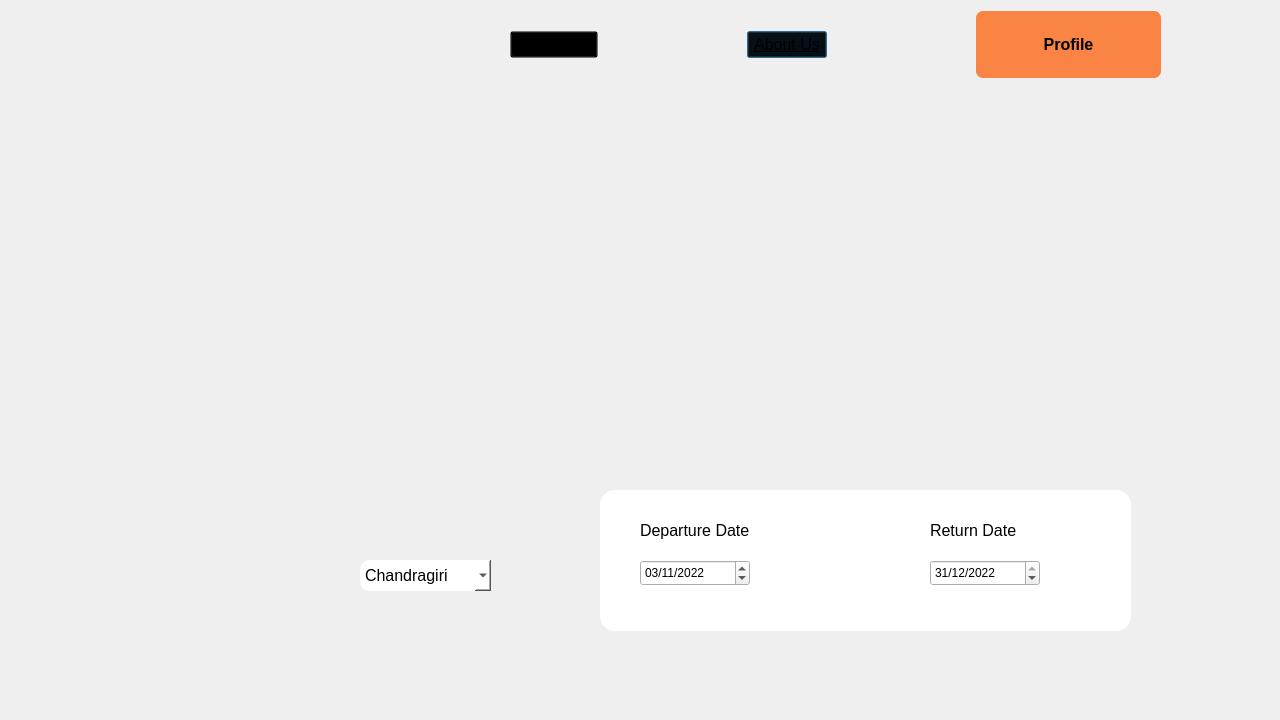
<?xml version="1.0" encoding="UTF-8"?>
<ui version="4.0">
 <class>BookNow</class>
 <widget class="QDialog" name="BookNow">
  <property name="geometry">
   <rect>
    <x>0</x>
    <y>0</y>
    <width>1280</width>
    <height>720</height>
   </rect>
  </property>
  <property name="windowTitle">
   <string>Dialog</string>
  </property>
  <property name="styleSheet">
   <string notr="true">#BookNow{
background-image: url(:/images/images/BookNow_bgNew.png) ;
}</string>
  </property>
  <widget class="QLabel" name="logo">
   <property name="geometry">
    <rect>
     <x>60</x>
     <y>30</y>
     <width>211</width>
     <height>41</height>
    </rect>
   </property>
   <property name="styleSheet">
    <string notr="true">background-repeat:no-repeat;
background-image: url(:/images/travelSphere.png);</string>
   </property>
   <property name="text">
    <string/>
   </property>
  </widget>
  <widget class="QLabel" name="image01">
   <property name="geometry">
    <rect>
     <x>50</x>
     <y>110</y>
     <width>1151</width>
     <height>291</height>
    </rect>
   </property>
   <property name="styleSheet">
    <string notr="true">background-image: url(:/images/images/TimeToTravel.png) ;</string>
   </property>
   <property name="text">
    <string/>
   </property>
  </widget>
  <widget class="QLabel" name="image02">
   <property name="geometry">
    <rect>
     <x>30</x>
     <y>420</y>
     <width>1171</width>
     <height>241</height>
    </rect>
   </property>
   <property name="styleSheet">
    <string notr="true">#image02{
background-image: url(:/images/images/Btm-box(BookNow).png); 
}</string>
   </property>
   <property name="text">
    <string/>
   </property>
  </widget>
  <widget class="QLabel" name="label">
   <property name="geometry">
    <rect>
     <x>100</x>
     <y>510</y>
     <width>221</width>
     <height>125</height>
    </rect>
   </property>
   <property name="styleSheet">
    <string notr="true">background-image: url(:/images/images/from.png) ;</string>
   </property>
   <property name="text">
    <string/>
   </property>
  </widget>
  <widget class="QLabel" name="label_2">
   <property name="geometry">
    <rect>
     <x>300</x>
     <y>510</y>
     <width>225</width>
     <height>125</height>
    </rect>
   </property>
   <property name="styleSheet">
    <string notr="true">background-image: url(:/images/images/To.png) ; </string>
   </property>
   <property name="text">
    <string/>
   </property>
  </widget>
  <widget class="QFrame" name="frame">
   <property name="geometry">
    <rect>
     <x>600</x>
     <y>490</y>
     <width>531</width>
     <height>141</height>
    </rect>
   </property>
   <property name="styleSheet">
    <string notr="true">#frame{
background-color: white ;
border-radius: 15px; 
}</string>
   </property>
   <property name="frameShape">
    <enum>QFrame::StyledPanel</enum>
   </property>
   <property name="frameShadow">
    <enum>QFrame::Raised</enum>
   </property>
   <widget class="QLabel" name="label_3">
    <property name="geometry">
     <rect>
      <x>40</x>
      <y>30</y>
      <width>151</width>
      <height>21</height>
     </rect>
    </property>
    <property name="font">
     <font>
      <pointsize>12</pointsize>
     </font>
    </property>
    <property name="text">
     <string>Departure Date</string>
    </property>
   </widget>
   <widget class="QLabel" name="label_4">
    <property name="geometry">
     <rect>
      <x>330</x>
      <y>30</y>
      <width>151</width>
      <height>21</height>
     </rect>
    </property>
    <property name="font">
     <font>
      <pointsize>12</pointsize>
     </font>
    </property>
    <property name="text">
     <string>Return Date</string>
    </property>
   </widget>
   <widget class="QDateEdit" name="dateEdit">
    <property name="geometry">
     <rect>
      <x>40</x>
      <y>70</y>
      <width>110</width>
      <height>26</height>
     </rect>
    </property>
    <property name="dateTime">
     <datetime>
      <hour>0</hour>
      <minute>0</minute>
      <second>0</second>
      <year>2022</year>
      <month>11</month>
      <day>3</day>
     </datetime>
    </property>
    <property name="displayFormat">
     <string>dd/M/yyyy</string>
    </property>
   </widget>
   <widget class="QDateEdit" name="dateEdit_2">
    <property name="geometry">
     <rect>
      <x>330</x>
      <y>70</y>
      <width>110</width>
      <height>26</height>
     </rect>
    </property>
    <property name="dateTime">
     <datetime>
      <hour>0</hour>
      <minute>0</minute>
      <second>0</second>
      <year>2022</year>
      <month>12</month>
      <day>31</day>
     </datetime>
    </property>
    <property name="displayFormat">
     <string>d/M/yyyy</string>
    </property>
   </widget>
  </widget>
  <widget class="QComboBox" name="destination">
   <property name="geometry">
    <rect>
     <x>360</x>
     <y>560</y>
     <width>131</width>
     <height>31</height>
    </rect>
   </property>
   <property name="font">
    <font>
     <pointsize>12</pointsize>
    </font>
   </property>
   <property name="styleSheet">
    <string notr="true">#destination{
color: black ; 
background-color:white;
border-radius:10px;

}</string>
   </property>
   <item>
    <property name="text">
     <string>Chandragiri</string>
    </property>
   </item>
   <item>
    <property name="text">
     <string>Thousand Steps</string>
    </property>
   </item>
   <item>
    <property name="text">
     <string>Pokhara</string>
    </property>
   </item>
   <item>
    <property name="text">
     <string>Nagarkot</string>
    </property>
   </item>
  </widget>
  <widget class="QWidget" name="">
   <property name="geometry">
    <rect>
     <x>510</x>
     <y>10</y>
     <width>651</width>
     <height>69</height>
    </rect>
   </property>
   <layout class="QHBoxLayout" name="horizontalLayout_2">
    <item>
     <layout class="QHBoxLayout" name="horizontalLayout">
      <item>
       <widget class="QPushButton" name="ContactUs_PushButton">
        <property name="font">
         <font>
          <pointsize>12</pointsize>
          <underline>true</underline>
         </font>
        </property>
        <property name="mouseTracking">
         <bool>false</bool>
        </property>
        <property name="styleSheet">
         <string notr="true">background-color: transparent ;</string>
        </property>
        <property name="text">
         <string>Contact Us</string>
        </property>
        <property name="autoDefault">
         <bool>false</bool>
        </property>
       </widget>
      </item>
      <item>
       <spacer name="horizontalSpacer">
        <property name="orientation">
         <enum>Qt::Horizontal</enum>
        </property>
        <property name="sizeHint" stdset="0">
         <size>
          <width>40</width>
          <height>20</height>
         </size>
        </property>
       </spacer>
      </item>
      <item>
       <widget class="QPushButton" name="AboutUs_PushButton">
        <property name="font">
         <font>
          <pointsize>12</pointsize>
          <underline>true</underline>
         </font>
        </property>
        <property name="styleSheet">
         <string notr="true">background-color: transparent ;</string>
        </property>
        <property name="text">
         <string>About Us</string>
        </property>
       </widget>
      </item>
      <item>
       <spacer name="horizontalSpacer_2">
        <property name="orientation">
         <enum>Qt::Horizontal</enum>
        </property>
        <property name="sizeHint" stdset="0">
         <size>
          <width>40</width>
          <height>20</height>
         </size>
        </property>
       </spacer>
      </item>
     </layout>
    </item>
    <item>
     <widget class="QPushButton" name="Profile_PushButton">
      <property name="font">
       <font>
        <pointsize>12</pointsize>
        <bold>true</bold>
       </font>
      </property>
      <property name="styleSheet">
       <string notr="true">display: flex;
flex-direction: row;
justify-content: center;
align-items: center;
padding: 10.6523px 28.4062px;
gap: 1.78px;

width: 129.44px;
height: 44.52px;

background: #FA8443;
border-radius: 7.10156px;

/* Inside auto layout */

flex: none;
order: 2;
flex-grow: 0;</string>
      </property>
      <property name="text">
       <string>Profile</string>
      </property>
     </widget>
    </item>
   </layout>
  </widget>
 </widget>
 <resources/>
 <connections/>
</ui>
